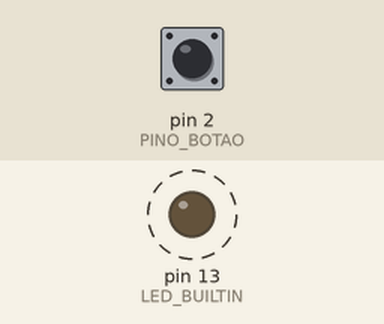
Simulated run of this sketch. Board: Arduino Uno, built with avr-gcc and run on an emulated ATmega328P. Shown: output pins drawn as LEDs (lit = HIGH). Dashed ring = blinking. Inputs (shaded band) come from the test bench; at power-on: pin 2 (PINO_BOTAO) HIGH. What the sketch prints to the serial monitor is not drawn.

Above: at 1.2 s.
1.3 s: pin 2 (PINO_BOTAO) pulled LOW for 0.15 s
Timing chart, 0 to 10.3 s (numbered marks = the images above; inputs shaded):
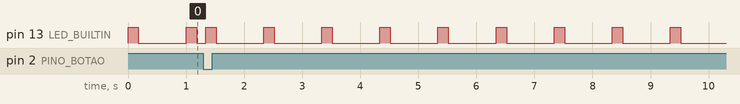

Measured:
- by itself, pin 13 (LED_BUILTIN): alternates HIGH for 0.18 s and LOW for 0.82 s

The sketch:

find_me_painel.ino
```cpp
#include <string.h>

const byte PINO_BOTAO = 2;
const unsigned long DEBOUNCE_MS = 40;
const unsigned long ESPERA_MS = 10000;
const unsigned long VALIDADE_MS = 30000;

enum Estado { INICIAL, AGUARDA, ATIVO, LIVRE, FALHA };
Estado estado = INICIAL;
unsigned long mudouEstado = 0;
unsigned long mudouBotao = 0;
bool leituraAnterior = HIGH;
bool botaoEstavel = HIGH;
char resposta[16];
byte tamanho = 0;
bool descartarLinha = false;

void mudarEstado(Estado novo, unsigned long agora) {
  estado = novo;
  mudouEstado = agora;
}

void lerResposta(unsigned long agora) {
  while (Serial.available() > 0) {
    char caractere = static_cast<char>(Serial.read());
    if (caractere == '\r') continue;
    if (caractere == '\n') {
      if (!descartarLinha && estado == AGUARDA) {
        resposta[tamanho] = '\0';
        if (strcmp(resposta, "ATIVO") == 0) mudarEstado(ATIVO, agora);
        else if (strcmp(resposta, "LIVRE") == 0) mudarEstado(LIVRE, agora);
        else if (strcmp(resposta, "FALHA") == 0) mudarEstado(FALHA, agora);
      }
      tamanho = 0;
      descartarLinha = false;
    } else if (tamanho < sizeof(resposta) - 1 && !descartarLinha) {
      resposta[tamanho++] = caractere;
    } else {
      descartarLinha = true;
    }
  }
}

void lerBotao(unsigned long agora) {
  bool leitura = digitalRead(PINO_BOTAO);
  if (leitura != leituraAnterior) {
    leituraAnterior = leitura;
    mudouBotao = agora;
  }
  if (leitura != botaoEstavel && agora - mudouBotao >= DEBOUNCE_MS) {
    botaoEstavel = leitura;
    if (botaoEstavel == LOW && estado != AGUARDA) {
      Serial.println(F("CONSULTAR"));
      mudarEstado(AGUARDA, agora);
    }
  }
}

void setup() {
  pinMode(PINO_BOTAO, INPUT_PULLUP);
  pinMode(LED_BUILTIN, OUTPUT);
  Serial.begin(9600);
}

void loop() {
  unsigned long agora = millis();
  if (estado == AGUARDA && agora - mudouEstado >= ESPERA_MS) mudarEstado(FALHA, agora);
  if ((estado == ATIVO || estado == LIVRE) && agora - mudouEstado >= VALIDADE_MS) {
    mudarEstado(INICIAL, agora);
  }
  lerResposta(agora);
  lerBotao(agora);

  unsigned long duracao = agora - mudouEstado;
  bool ligar = estado == ATIVO ||
      ((estado == INICIAL || estado == AGUARDA) && duracao % 1000 < 180) ||
      (estado == FALHA && duracao % 250 < 125);
  digitalWrite(LED_BUILTIN, ligar ? HIGH : LOW);
}
```
